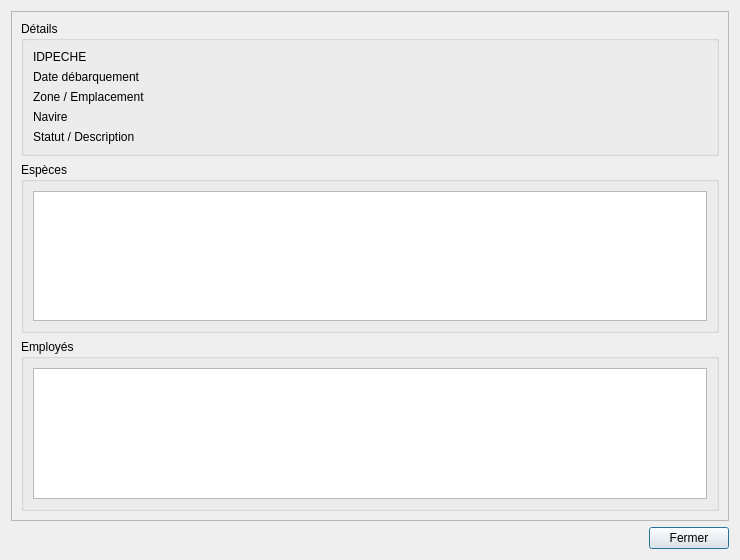
<?xml version="1.0" encoding="UTF-8"?>
<ui version="4.0">
 <class>PecheDetailsDialog</class>
 <widget class="QDialog" name="PecheDetailsDialog">
  <property name="geometry">
   <rect>
    <x>0</x>
    <y>0</y>
    <width>740</width>
    <height>560</height>
   </rect>
  </property>
  <property name="windowTitle">
   <string>Détails du lot de pêche</string>
  </property>
  <layout class="QVBoxLayout" name="verticalLayout">
   <item>
    <widget class="QScrollArea" name="scrollArea">
     <property name="widgetResizable">
      <bool>true</bool>
     </property>
     <widget class="QWidget" name="scrollAreaWidgetContents">
      <layout class="QVBoxLayout" name="contentLayout">
       <item>
        <widget class="QGroupBox" name="groupDetails">
         <property name="title">
          <string>Détails</string>
         </property>
         <layout class="QFormLayout" name="formDetails">
          <item row="0" column="0">
           <widget class="QLabel" name="labelIdPeche">
            <property name="text">
             <string>IDPECHE</string>
            </property>
           </widget>
          </item>
          <item row="0" column="1">
           <widget class="QLabel" name="valueIdPeche"/>
          </item>
          <item row="1" column="0">
           <widget class="QLabel" name="labelDatePeche">
            <property name="text">
             <string>Date débarquement</string>
            </property>
           </widget>
          </item>
          <item row="1" column="1">
           <widget class="QLabel" name="valueDatePeche"/>
          </item>
          <item row="2" column="0">
           <widget class="QLabel" name="labelZone">
            <property name="text">
             <string>Zone / Emplacement</string>
            </property>
           </widget>
          </item>
          <item row="2" column="1">
           <widget class="QLabel" name="valueZonePeche"/>
          </item>
          <item row="3" column="0">
           <widget class="QLabel" name="labelNavire">
            <property name="text">
             <string>Navire</string>
            </property>
           </widget>
          </item>
          <item row="3" column="1">
           <widget class="QLabel" name="valueNavire"/>
          </item>
          <item row="4" column="0">
           <widget class="QLabel" name="labelStatut">
            <property name="text">
             <string>Statut / Description</string>
            </property>
           </widget>
          </item>
          <item row="4" column="1">
           <widget class="QLabel" name="valueStatut">
            <property name="wordWrap">
             <bool>true</bool>
            </property>
           </widget>
          </item>
         </layout>
        </widget>
       </item>
       <item>
        <widget class="QGroupBox" name="groupEspeces">
         <property name="title">
          <string>Espèces</string>
         </property>
         <layout class="QVBoxLayout" name="layoutEspeces">
          <item>
           <widget class="QTableWidget" name="tableEspeces"/>
          </item>
         </layout>
        </widget>
       </item>
       <item>
        <widget class="QGroupBox" name="groupEmployes">
         <property name="title">
          <string>Employés</string>
         </property>
         <layout class="QVBoxLayout" name="layoutEmployes">
          <item>
           <widget class="QTableWidget" name="tableEmployes"/>
          </item>
         </layout>
        </widget>
       </item>
       <item>
        <spacer name="verticalSpacer">
         <property name="orientation">
          <enum>Qt::Vertical</enum>
         </property>
         <property name="sizeHint" stdset="0">
          <size>
           <width>20</width>
           <height>20</height>
          </size>
         </property>
        </spacer>
       </item>
      </layout>
     </widget>
    </widget>
   </item>
   <item>
    <layout class="QHBoxLayout" name="footerLayout">
     <item>
      <spacer name="footerSpacer">
       <property name="orientation">
        <enum>Qt::Horizontal</enum>
       </property>
       <property name="sizeHint" stdset="0">
        <size>
         <width>40</width>
         <height>20</height>
        </size>
       </property>
      </spacer>
     </item>
     <item>
      <widget class="QPushButton" name="btnClose">
       <property name="text">
        <string>Fermer</string>
       </property>
      </widget>
     </item>
    </layout>
   </item>
  </layout>
 </widget>
 <resources/>
 <connections/>
</ui>
